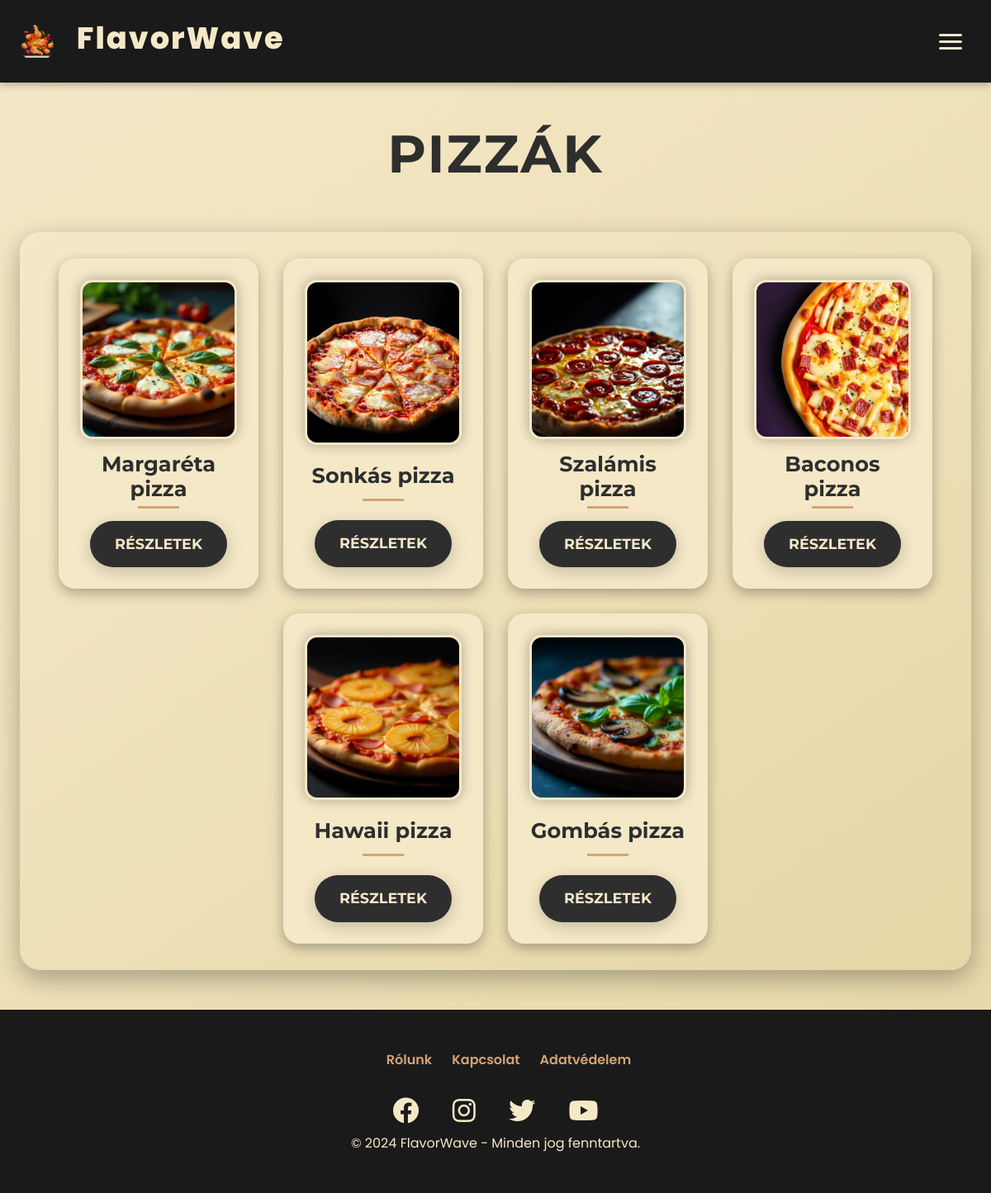
The page /php/pizza.php on the database its author committed.
### tables this page shows
CREATE TABLE `etel` (
  `id` int(11) NOT NULL,
  `nev` varchar(50) NOT NULL,
  `egyseg_ar` int(10) NOT NULL,
  `leiras` varchar(250) NOT NULL,
  `kategoria_id` int(11) NOT NULL,
  `kep_url` varchar(255) NOT NULL,
  `kaloria` int(4) NOT NULL,
  `osszetevok` varchar(255) NOT NULL,
  `allergenek` varchar(150) NOT NULL
);

### php/adatbazisra_csatlakozas.php (called while the page is built, shortened)
<?php
$conn = new mysqli('localhost', 'root', '', 'flavorwave');
function adatokLekerdezese($muvelet, $parameterek = []) {
    global $conn;
    $stmt = $conn->prepare($muvelet);
    if (!$stmt->execute()) {
        return "Hiba a lekérdezés végrehajtásakor: " . $stmt->error;
    }
    $eredmeny = $stmt->get_result();
    if ($eredmeny->num_rows > 0) {
        return $eredmeny->fetch_all(MYSQLI_ASSOC);
    } else {
        return [];
    }
}
?>

### php/pizza.php (the view, shortened to what this page needs)
<!DOCTYPE html>
<html lang="hu">
<head>
    <link href="https://cdn.jsdelivr.net/npm/bootstrap@5.3.0/dist/css/bootstrap.min.css" rel="stylesheet">
    <link rel="stylesheet" href="https://cdnjs.cloudflare.com/ajax/libs/font-awesome/5.15.4/css/all.min.css">
    <link href="https://unpkg.com/aos@2.3.1/dist/aos.css" rel="stylesheet">
    <link rel="stylesheet" href="../css/navbar.css">
    <link rel="stylesheet" href="../css/footer.css">
    <link rel="stylesheet" href="../css/hamburger.css">
    <link rel="stylesheet" href="../css/fooldal/ujfooldal.css">
</head>
<body>
    <nav>
        <a href="kezdolap.php" class="logo">
            <img src="../kepek/logo.png" alt="Flavorwave Logo">
            <h1>FlavorWave</h1>
        </a>
        <div class="hamburger" onclick="toggleMenu()">
            <span></span>
            <span></span>
            <span></span>
        </div>
    </nav>
    <div class="content-wrapper">
        <main>
            <div class="title-container">
                <h1 class="page-title">Pizzák</h1>
            </div>
            <?php
            include './adatbazisra_csatlakozas.php';
            $kategoriak_sql = "SELECT * FROM etel WHERE kategoria_id = 4;";
            $kategoriak = adatokLekerdezese($kategoriak_sql);
            if (is_array($kategoriak)) {
                echo '<div class="flex-grid">';
                foreach ($kategoriak as $k) {
                    echo '
                    <div class="flex-col">
                        <div class="menu__option" data-aos="fade-up" data-aos-delay="' . (100 * (array_search($k, $kategoriak) + 1)) . '">
                            <div class="image-wrapper">
                                <img src="../kepek/pizzak/' . htmlspecialchars($k['kep_url']) . '" alt="' . htmlspecialchars($k['nev']) . '">
                            </div>
                            <h2>' . htmlspecialchars($k['nev']) . '</h2>
                            <div class="title-underline"></div>
                            <button class="order-btn details-btn" onclick="openCustomModal(\'modal-' . htmlspecialchars($k['id']) . '\')">Részletek</button>
                        </div>
                    </div>
                    <div class="custom-modal" id="modal-' . htmlspecialchars($k['id']) . '">
                                <h5 class="custom-modal-title">' . htmlspecialchars($k['nev']) . ' - Részletek</h5>
                                <button type="button" class="custom-close-btn" onclick="closeCustomModal(\'modal-' . htmlspecialchars($k['id']) . '\')">×</button>
                                <img src="../kepek/pizzak/' . htmlspecialchars($k['kep_url']) . '" class="img-fluid mb-3" alt="' . htmlspecialchars($k['nev']) . '">
                                <p><strong>Kalória:</strong> ' . htmlspecialchars($k['kaloria']) . ' kcal</p>
                                <p><strong>Összetevők:</strong> ' . htmlspecialchars($k['osszetevok']) . '</p>
                                <p><strong>Allergének:</strong> ' . htmlspecialchars($k['allergenek']) . '</p>
                                <p><strong>Ár:</strong> ' . htmlspecialchars($k['egyseg_ar']) . ' Ft</p>
                                ' . htmlspecialchars($k[""]) . '' . htmlspecialchars($k['']) . '' . htmlspecialchars($k['']) . '' . htmlspecialchars($k['']) . '' . htmlspecialchars($k[""]) . '
                                <button type="button" class="order-btn close-btn" onclick="closeCustomModal(\'modal-' . htmlspecialchars($k['id']) . '\')">Bezárás</button>
                    </div>';
                }
                echo '</div>';
            } else {
                echo "<p>Ehhez a kategóriához nem tartozik étel!</p>";
            }
            ?>
        </main>
        <div class="toast-container position-fixed bottom-0 end-0 p-3">
        </div>
        <div class="footer">
            <div class="footer-container">
                <ul class="footer-links">
                    <li><a href="../html/rolunk.html">Rólunk</a></li>
                    <li><a href="../html/kapcsolatok.html">Kapcsolat</a></li>
                    <li><a href="../html/adatvedelem.html">Adatvédelem</a></li>
                </ul>
                <div class="footer-socials">
                    <a href="#"><i class="fab fa-facebook"></i></a>
                    <a href="#"><i class="fab fa-instagram"></i></a>
                    <a href="#"><i class="fab fa-twitter"></i></a>
                    <a href="#"><i class="fab fa-youtube"></i></a>
                </div>
                <div class="footer-copy">
                    © 2024 FlavorWave - Minden jog fenntartva.
                </div>
            </div>
        </div>
    </div>
</body>
</html>

### css/navbar.css (style rules this page uses)
:root { --primary-beige: #F5E8C7; --dark-black: #1A1A1A; --accent-gold: #D4A373; --shadow-color: rgba(0, 0, 0, 0.3); --light-gray: #E8D5B5; --transition: all 0.4s ease; --navbar-height: 100px; --mobile-navbar-height: 70px; }
nav { display: flex; justify-content: space-between; align-items: center; padding: 15px 40px; background: var(--dark-black); position: fixed; top: 0; left: 0; width: 100%; height: var(--navbar-height); z-index: 1000; box-shadow: 0 2px 10px var(--shadow-color); transition: height 0.3s ease; }
.logo { display: flex; align-items: center; text-decoration: none; gap: 1rem; }
.logo img { height: 50px; margin-right: 12px; transition: transform 0.5s ease; }
.logo h1 { color: var(--primary-beige); font-size: 2.3rem; font-weight: 800; letter-spacing: 2px; }
.hamburger { display: none; flex-direction: column; gap: 5px; cursor: pointer; padding: 10px; border-radius: 5px; transition: background 0.3s ease; }
.hamburger span { width: 28px; height: 3px; background: var(--primary-beige); border-radius: 2px; transition: all 0.3s ease; }
@media (max-width: 1200px) { nav { padding: 15px 25px; } }
@media (max-width: 1200px) { .logo img { height: 40px; } }
@media (max-width: 1200px) { .logo { font-size: 1.6rem; } }
@media (max-width: 1200px) { .hamburger { display: flex; } }

### css/footer.css (style rules this page uses)
:root { --primary-beige: #F5E8C7; --dark-black: #1A1A1A; --accent-gold: #D4A373; --transition: all 0.4s ease; }
.footer { background: var(--dark-black); color: var(--primary-beige); padding: clamp(1.5rem, 4vw, 3rem) clamp(1rem, 2vw, 2rem); text-align: center; width: 100%; flex-shrink: 0; margin-top: auto; }
.footer-links { list-style: none; display: flex; justify-content: center; flex-wrap: wrap; gap: clamp(1rem, 2vw, 2rem); margin-bottom: clamp(1rem, 2vw, 1.5rem); }
.footer-links a { color: var(--accent-gold); text-decoration: none; font-weight: 600; font-size: clamp(0.8rem, 1.5vw, 1rem); transition: var(--transition); }
.footer-socials a { color: var(--primary-beige); margin: 0 clamp(0.8rem, 1.5vw, 1.5rem); font-size: clamp(1.2rem, 3vw, 2rem); transition: var(--transition); }

### css/fooldal/ujfooldal.css (style rules this page uses)
:root { --primary-beige: #F5E8C7; --dark-black: #1A1A1A; --accent-gold: #D4A373; --shadow-color: rgba(0, 0, 0, 0.3); --light-gray: #E8D5B5; --transition: all 0.4s ease; }
* { margin: 0; padding: 0; box-sizing: border-box; }
body { background-color: var(--primary-beige); color: var(--dark-black); font-family: 'Poppins', sans-serif; line-height: 1.6; overflow-x: hidden; }

### rows shown on the page
etel: kep_url (picture), nev "Margaréta pizza"
etel: kep_url (picture), nev "Sonkás pizza"
etel: kep_url (picture), nev "Szalámis pizza"
etel: kep_url (picture), nev "Baconos pizza"
etel: kep_url (picture), nev "Hawaii pizza"
etel: kep_url (picture), nev "Gombás pizza"
